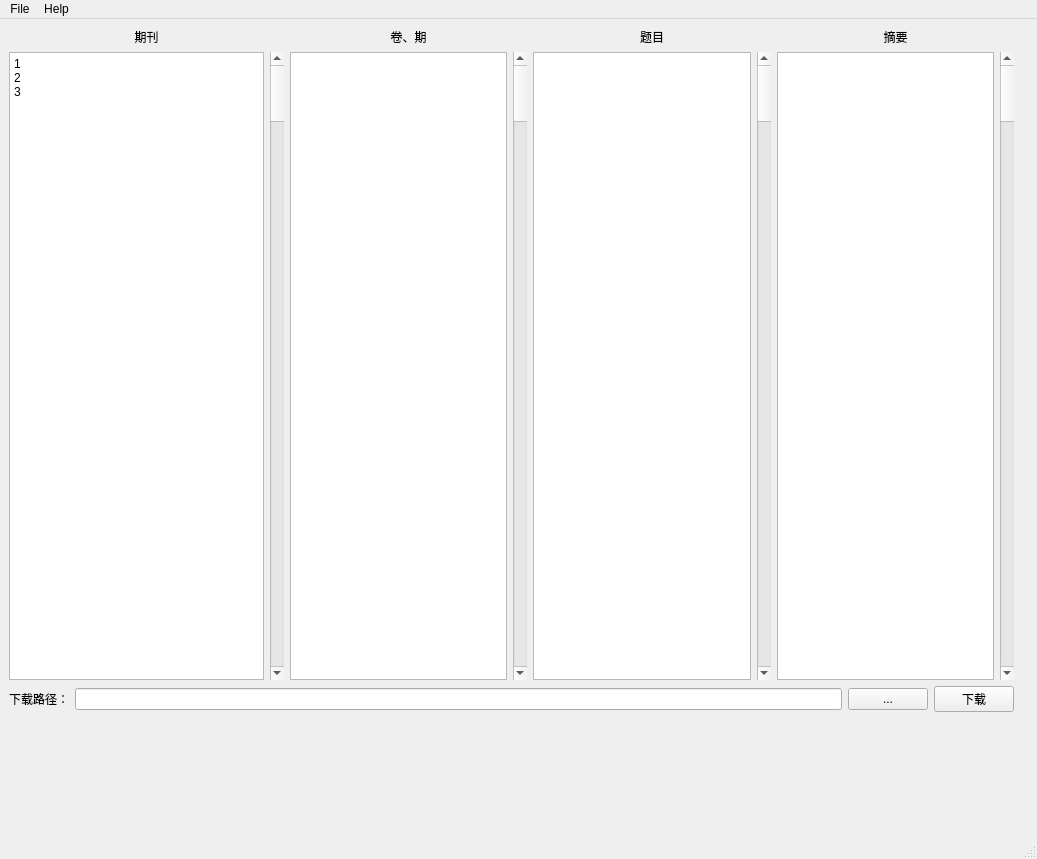
<?xml version="1.0" encoding="UTF-8"?>
<ui version="4.0">
 <class>MainWindow</class>
 <widget class="QMainWindow" name="MainWindow">
  <property name="geometry">
   <rect>
    <x>0</x>
    <y>0</y>
    <width>1037</width>
    <height>859</height>
   </rect>
  </property>
  <property name="windowTitle">
   <string>MainWindow</string>
  </property>
  <widget class="QWidget" name="centralwidget">
   <widget class="QWidget" name="">
    <property name="geometry">
     <rect>
      <x>9</x>
      <y>9</y>
      <width>1005</width>
      <height>684</height>
     </rect>
    </property>
    <layout class="QVBoxLayout" name="verticalLayout_5">
     <item>
      <layout class="QHBoxLayout" name="horizontalLayout_5">
       <item>
        <layout class="QVBoxLayout" name="verticalLayout">
         <item>
          <widget class="QLabel" name="label_3">
           <property name="layoutDirection">
            <enum>Qt::LeftToRight</enum>
           </property>
           <property name="text">
            <string>期刊</string>
           </property>
           <property name="scaledContents">
            <bool>false</bool>
           </property>
           <property name="alignment">
            <set>Qt::AlignCenter</set>
           </property>
          </widget>
         </item>
         <item>
          <layout class="QHBoxLayout" name="horizontalLayout">
           <item>
            <widget class="QTextEdit" name="textEdit_3">
             <property name="enabled">
              <bool>true</bool>
             </property>
             <property name="minimumSize">
              <size>
               <width>255</width>
               <height>7</height>
              </size>
             </property>
             <property name="autoFormatting">
              <set>QTextEdit::AutoBulletList</set>
             </property>
             <property name="html">
              <string>&lt;!DOCTYPE HTML PUBLIC &quot;-//W3C//DTD HTML 4.0//EN&quot; &quot;http://www.w3.org/TR/REC-html40/strict.dtd&quot;&gt;
&lt;html&gt;&lt;head&gt;&lt;meta name=&quot;qrichtext&quot; content=&quot;1&quot; /&gt;&lt;style type=&quot;text/css&quot;&gt;
p, li { white-space: pre-wrap; }
&lt;/style&gt;&lt;/head&gt;&lt;body style=&quot; font-family:'SimSun'; font-size:9pt; font-weight:400; font-style:normal;&quot;&gt;
&lt;p style=&quot; margin-top:0px; margin-bottom:0px; margin-left:0px; margin-right:0px; -qt-block-indent:0; text-indent:0px;&quot;&gt;1&lt;/p&gt;
&lt;p style=&quot; margin-top:0px; margin-bottom:0px; margin-left:0px; margin-right:0px; -qt-block-indent:0; text-indent:0px;&quot;&gt;2&lt;/p&gt;
&lt;p style=&quot; margin-top:0px; margin-bottom:0px; margin-left:0px; margin-right:0px; -qt-block-indent:0; text-indent:0px;&quot;&gt;3&lt;/p&gt;
&lt;p style=&quot;-qt-paragraph-type:empty; margin-top:0px; margin-bottom:0px; margin-left:0px; margin-right:0px; -qt-block-indent:0; text-indent:0px;&quot;&gt;&lt;br /&gt;&lt;/p&gt;&lt;/body&gt;&lt;/html&gt;</string>
             </property>
            </widget>
           </item>
           <item>
            <widget class="QScrollBar" name="verticalScrollBar_2">
             <property name="orientation">
              <enum>Qt::Vertical</enum>
             </property>
            </widget>
           </item>
          </layout>
         </item>
        </layout>
       </item>
       <item>
        <layout class="QVBoxLayout" name="verticalLayout_2">
         <item>
          <widget class="QLabel" name="label_4">
           <property name="text">
            <string>卷、期</string>
           </property>
           <property name="alignment">
            <set>Qt::AlignCenter</set>
           </property>
          </widget>
         </item>
         <item>
          <layout class="QHBoxLayout" name="horizontalLayout_2">
           <item>
            <widget class="QTextEdit" name="textEdit_4"/>
           </item>
           <item>
            <widget class="QScrollBar" name="verticalScrollBar_3">
             <property name="orientation">
              <enum>Qt::Vertical</enum>
             </property>
            </widget>
           </item>
          </layout>
         </item>
        </layout>
       </item>
       <item>
        <layout class="QVBoxLayout" name="verticalLayout_3">
         <item>
          <widget class="QLabel" name="label_2">
           <property name="text">
            <string>题目</string>
           </property>
           <property name="alignment">
            <set>Qt::AlignCenter</set>
           </property>
          </widget>
         </item>
         <item>
          <layout class="QHBoxLayout" name="horizontalLayout_3">
           <item>
            <widget class="QTextEdit" name="textEdit_2"/>
           </item>
           <item>
            <widget class="QScrollBar" name="verticalScrollBar_5">
             <property name="orientation">
              <enum>Qt::Vertical</enum>
             </property>
            </widget>
           </item>
          </layout>
         </item>
        </layout>
       </item>
       <item>
        <layout class="QVBoxLayout" name="verticalLayout_4">
         <item>
          <widget class="QLabel" name="label_5">
           <property name="sizePolicy">
            <sizepolicy hsizetype="Expanding" vsizetype="Preferred">
             <horstretch>0</horstretch>
             <verstretch>0</verstretch>
            </sizepolicy>
           </property>
           <property name="text">
            <string>摘要</string>
           </property>
           <property name="alignment">
            <set>Qt::AlignCenter</set>
           </property>
          </widget>
         </item>
         <item>
          <layout class="QHBoxLayout" name="horizontalLayout_4">
           <item>
            <widget class="QTextEdit" name="textEdit_5"/>
           </item>
           <item>
            <widget class="QScrollBar" name="verticalScrollBar_4">
             <property name="orientation">
              <enum>Qt::Vertical</enum>
             </property>
            </widget>
           </item>
          </layout>
         </item>
        </layout>
       </item>
      </layout>
     </item>
     <item>
      <layout class="QHBoxLayout" name="horizontalLayout_6">
       <item>
        <widget class="QLabel" name="label">
         <property name="text">
          <string>下载路径：</string>
         </property>
        </widget>
       </item>
       <item>
        <widget class="QLineEdit" name="lineEdit"/>
       </item>
       <item>
        <widget class="QPushButton" name="pushButton">
         <property name="text">
          <string>...</string>
         </property>
        </widget>
       </item>
       <item>
        <widget class="QPushButton" name="pushButton_2">
         <property name="text">
          <string>下载</string>
         </property>
        </widget>
       </item>
      </layout>
     </item>
    </layout>
   </widget>
  </widget>
  <widget class="QMenuBar" name="menubar">
   <property name="geometry">
    <rect>
     <x>0</x>
     <y>0</y>
     <width>1037</width>
     <height>23</height>
    </rect>
   </property>
   <widget class="QMenu" name="menu">
    <property name="title">
     <string>File</string>
    </property>
    <addaction name="actionexit"/>
   </widget>
   <widget class="QMenu" name="menu_2">
    <property name="title">
     <string>Help</string>
    </property>
    <widget class="QMenu" name="menuAbout">
     <property name="title">
      <string>About</string>
     </property>
    </widget>
    <addaction name="menuAbout"/>
   </widget>
   <addaction name="menu"/>
   <addaction name="menu_2"/>
  </widget>
  <widget class="QStatusBar" name="statusbar"/>
  <action name="actionexit">
   <property name="text">
    <string>Exit</string>
   </property>
  </action>
 </widget>
 <resources/>
 <connections>
  <connection>
   <sender>pushButton</sender>
   <signal>clicked()</signal>
   <receiver>MainWindow</receiver>
   <slot>open()</slot>
   <hints>
    <hint type="sourcelabel">
     <x>886</x>
     <y>704</y>
    </hint>
    <hint type="destinationlabel">
     <x>839</x>
     <y>754</y>
    </hint>
   </hints>
  </connection>
 </connections>
 <slots>
  <slot>open()</slot>
 </slots>
</ui>
